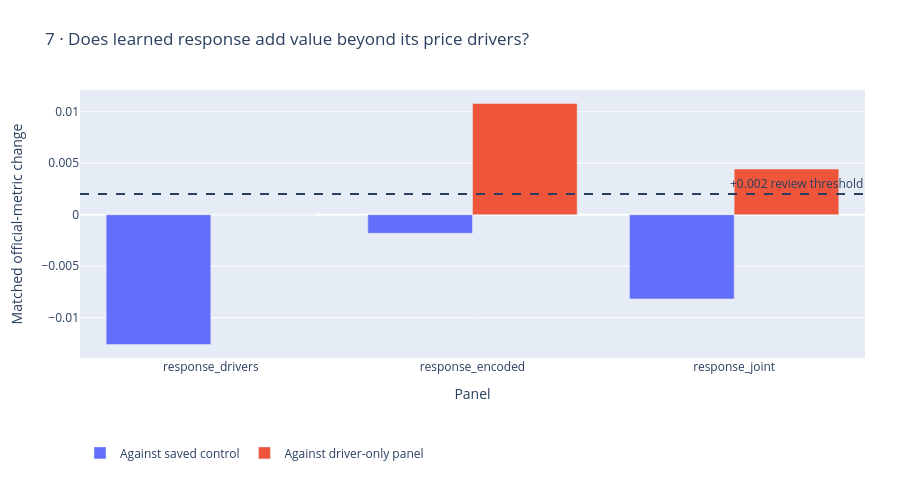

The code cell stored with this chart in its notebook:
### Markdown cell above
## Separate new drivers from learned responses

Encoded/joint panels must beat both the original control and the driver-only fit before further review.

### Code cell
figures[6].show()

### Figure 1 — Plotly figure (JSON) as saved in the notebook; plotly's stock layout.template omitted (floating-point values rounded to 4 significant figures)
{"data": [{"name": "Against saved control", "type": "bar", "x": ["response_drivers", "response_encoded", "response_joint"], "y": [-0.01262, -0.001804, -0.008181]}, {"name": "Against driver-only panel", "type": "bar", "x": ["response_drivers", "response_encoded", "response_joint"], "y": [0, 0.01081, 0.004435]}], "layout": {"annotations": [{"showarrow": false, "text": "+0.002 review threshold", "x": 1, "xanchor": "right", "xref": "x domain", "y": 0.002, "yanchor": "bottom", "yref": "y"}], "barmode": "group", "height": 480, "legend": {"orientation": "h", "y": -0.3}, "margin": {"b": 100, "l": 80, "r": 35, "t": 90}, "shapes": [{"line": {"dash": "dash"}, "type": "line", "x0": 0, "x1": 1, "xref": "x domain", "y0": 0.002, "y1": 0.002, "yref": "y"}], "title": {"text": "7 · Does learned response add value beyond its price drivers?"}, "xaxis": {"title": {"text": "Panel"}}, "yaxis": {"title": {"text": "Matched official-metric change"}}}}
